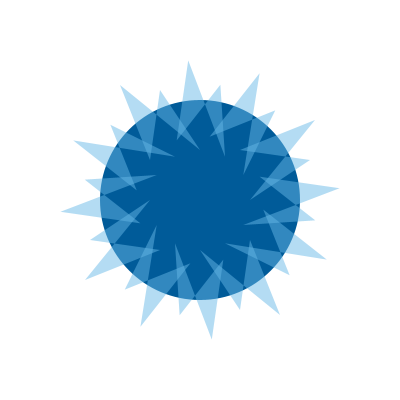
Frame 1 (no input)
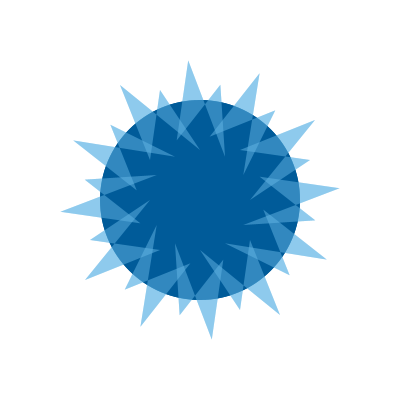
Frame 2 (the mouse pressed at the canvas centre, redrawn once)

The Processing sketch that drew these frames (run headless with seeded random() and noise(); the mouse was pressed at the canvas centre and the sketch redrawn once):

// Processing sketch: processing_84790
// ── processing_84790.pde

void setup()
{
  size(400,400);
  background(255);
}

void draw()
{
  noStroke();
  fill(0,91,153);
  ellipse(200,200,200,200);
  
  fill(102,183,230,125);
  translate(width/2, height/2);
for (int i=0;i<360;i+=30){
rotate(radians(30));
quad(0, 50, 80, 115, 50, 40, 40, 110);}
  
  noLoop();
}
